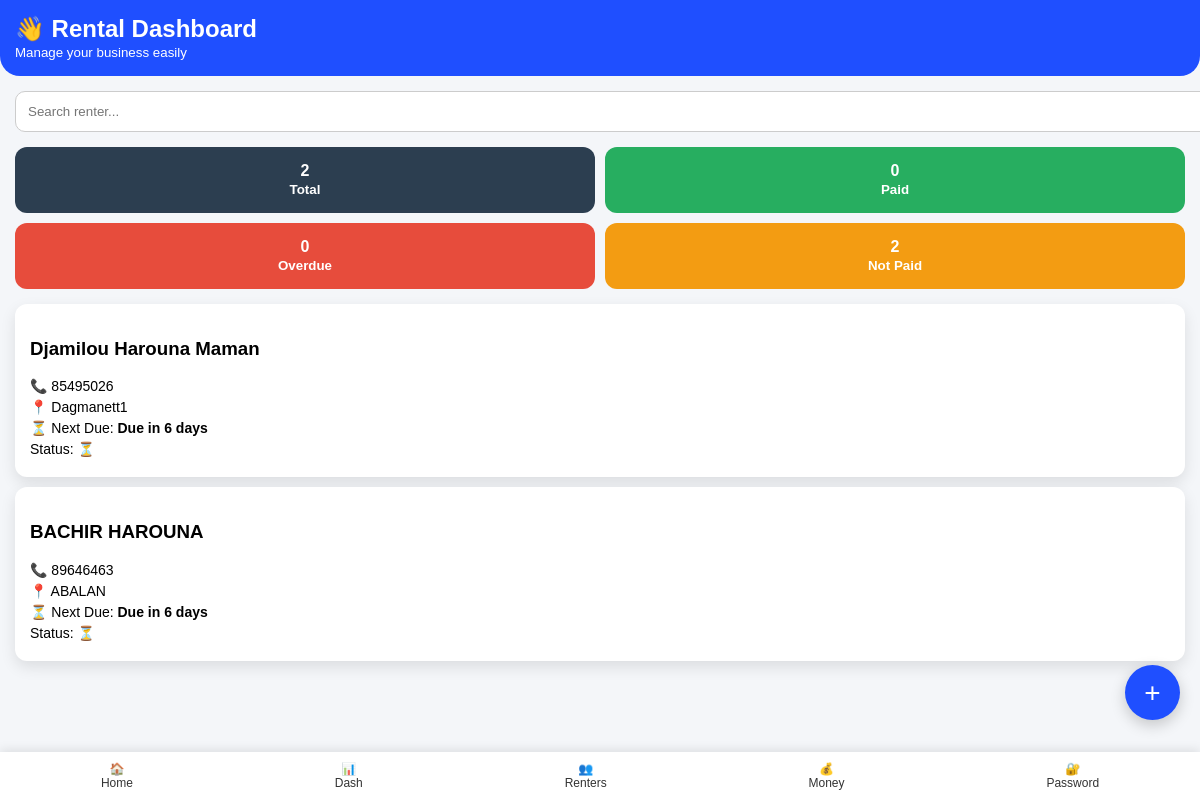
The page /dashboard (signed in) on the database as committed earlier.
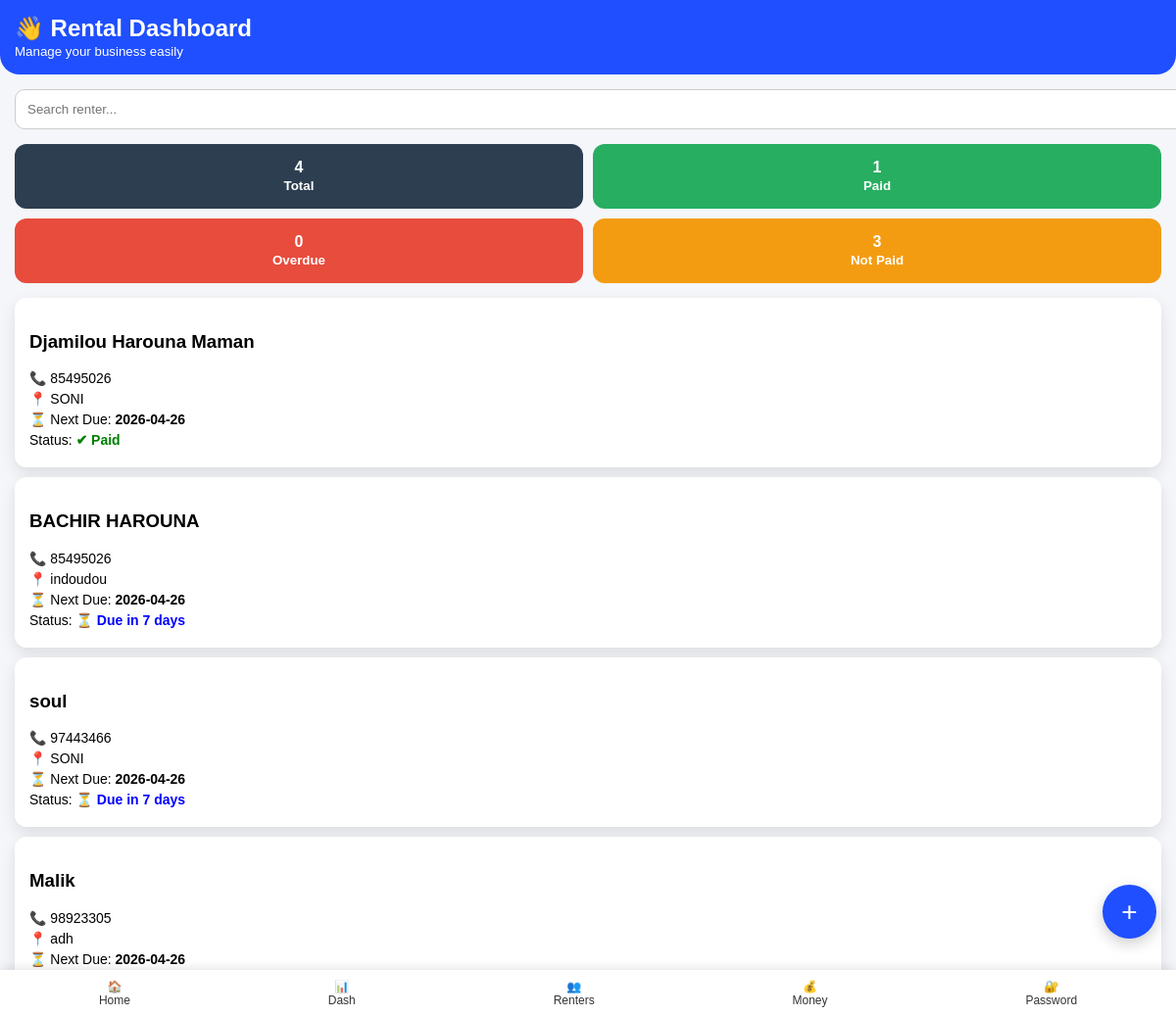
The same page on the database as committed later.
### tables this page shows
CREATE TABLE renters (
            id INTEGER PRIMARY KEY AUTOINCREMENT,
            name TEXT,
            phone TEXT,
            address TEXT,
            barrow TEXT,
            start_date TEXT,
            due_date TEXT,
            paid TEXT,
            last_payment_date TEXT   
        );

### app.py (the view, shortened to what this page needs)
@app.route("/dashboard")
def dashboard():
    if "user" not in session:
        return redirect("/login")
    search = request.args.get("search")
    filter_status = request.args.get("filter")
    conn = sqlite3.connect("database.db")
    c = conn.cursor()
    if search:
        c.execute("""
            SELECT * FROM renters
            WHERE name LIKE ? OR phone LIKE ? OR address LIKE ?
        """, (f"%{search}%", f"%{search}%", f"%{search}%"))
    else:
        c.execute("SELECT * FROM renters")
    renters = c.fetchall()
    conn.close()
    updated_renters = []
    today = datetime.now().date()
    paid_count = 0
    overdue_count = 0
    not_paid_count = 0
    for r in renters:
        start_date = datetime.strptime(r[5], "%Y-%m-%d").date()
        days_passed = (today - start_date).days
        weeks_passed = days_passed // 7
        current_due = start_date + timedelta(days=(weeks_passed + 1) * 7)
        conn = sqlite3.connect("database.db")
        c = conn.cursor()
        c.execute("""
            SELECT payment_date FROM payments
            WHERE renter_id=?
            ORDER BY payment_date DESC LIMIT 1
        """, (r[0],))
        last = c.fetchone()
        conn.close()
        last_payment_date = None
        if last:
            last_payment_date = datetime.strptime(last[0], "%Y-%m-%d").date()
        cycle_start = current_due - timedelta(days=7)
        if last_payment_date and cycle_start <= last_payment_date <= current_due:
            status = "Paid"
            paid_count += 1
        elif today > current_due:
            status = f"LATE by {(today - current_due).days} days"
            overdue_count += 1
        elif today == current_due:
            status = "DUE TODAY"
            not_paid_count += 1
        else:
            status = f"Due in {(current_due - today).days} days"
            not_paid_count += 1
        updated_renters.append(r + (current_due.strftime("%Y-%m-%d"), status))
    return render_template(
        "index.html",
        renters=updated_renters,
        total=len(renters),
        paid=paid_count,
        overdue=overdue_count,
        not_paid=not_paid_count
    )

### templates/index.html (shortened to what this page needs)
<!DOCTYPE html>
<html>
<head>
</head>
<body>
<div class="header">
    <h2 style="margin:0;">👋 Rental Dashboard</h2>
    <small>Manage your business easily</small>
</div>
<form method="GET" action="/dashboard" class="search">
    <input type="text" name="search" placeholder="Search renter...">
</form>
<div class="stats">
    <a href="/dashboard" style="text-decoration:none;">
        <div class="card-stat total">
            <div>{{ total }}</div>
            <small>Total</small>
        </div>
    </a>
    <a href="/dashboard?filter=paid" style="text-decoration:none;">
        <div class="card-stat paid-bg">
            <div>{{ paid }}</div>
            <small>Paid</small>
        </div>
    </a>
    <a href="/dashboard?filter=overdue" style="text-decoration:none;">
        <div class="card-stat overdue-bg">
            <div>{{ overdue }}</div>
            <small>Overdue</small>
        </div>
    </a>
    <a href="/dashboard?filter=notpaid" style="text-decoration:none;">
        <div class="card-stat notpaid">
            <div>{{ not_paid }}</div>
            <small>Not Paid</small>
        </div>
    </a>
</div>
{% for r in renters %}
<div class="card">
    <h3>{{ r[1] }}</h3>
    <div class="info">📞 {{ r[2] }}</div>
    <div class="info">📍 {{ r[3] }}</div>
    <div class="info">
        ⏳ Next Due: <strong>{{ r[9] }}</strong>
    </div>
    <div class="info">
        Status:
        {% if "Paid" in r[10] %}
            <span style="color:green; font-weight:bold;">✔ Paid</span>
        {% elif "LATE" in r[10] %}
            <span style="color:red; font-weight:bold;">❌ {{ r[10] }}</span>
        {% elif "DUE TODAY" in r[10] %}
            <span style="color:orange; font-weight:bold;">⚠ Due Today</span>
        {% else %}
            <span style="color:blue; font-weight:bold;">⏳ {{ r[10] }}</span>
        {% endif %}
    </div>
</div>
{% endfor %}
<a href="/add" class="add-btn">+</a>
<div class="bottom-nav">
    <a href="/home">🏠<br>Home</a>
    <a href="/dashboard">📊<br>Dash</a>
    <a href="/renters">👥<br>Renters</a>
    <a href="/money">💰<br>Money</a>
    <a href="/verify-user">🔐<br>Password</a>
</div>
</body>
</html>

### templates/index.html (style rules this page uses)
body { margin: 0; font-family: Arial; background: #f4f6f9; }
.header { background: #1f4fff; color: white; padding: 15px; border-bottom-left-radius: 20px; border-bottom-right-radius: 20px; }
.search { margin: 15px; }
.search input { width: 100%; padding: 12px; border-radius: 10px; border: 1px solid #ccc; }
.stats { display: grid; grid-template-columns: repeat(2, 1fr); gap: 10px; margin: 15px; }
.card-stat { padding: 15px; border-radius: 12px; color: white; text-align: center; font-weight: bold; }
.total { background: #2c3e50; }
.paid-bg { background: #27ae60; }
.overdue-bg { background: #e74c3c; }
.notpaid { background: #f39c12; }
.card { background: white; margin: 10px 15px; padding: 15px; border-radius: 12px; box-shadow: 0 6px 15px rgba(0,0,0,0.1); }
.info { font-size: 14px; margin: 5px 0; }
.add-btn { position: fixed; bottom: 80px; right: 20px; background: #1f4fff; color: white; width: 55px; height: 55px; border-radius: 50%; text-align: center; line-height: 55px; font-size: 28px; text-decoration: none; box-shadow: 0 5px 15px rgba(0,0,0,0.2); }
.bottom-nav { position: fixed; bottom: 0; left: 0; right: 0; background: white; display: flex; justify-content: space-around; padding: 10px 0; box-shadow: 0 -2px 10px rgba(0,0,0,0.1); font-size: 12px; }
.bottom-nav a { text-decoration: none; color: #333; text-align: center; }

Rows that differ between the two databases and show on the page:
changed renters "Djamilou Harouna Maman": address "Dagmanett1" → "SONI"; due_date "Due in 6 days" → "2026-04-26"; text "⏳" → "✔ Paid"
changed renters "BACHIR HAROUNA": phone "89646463" → "85495026"; address "ABALAN" → "indoudou"; due_date "Due in 6 days" → "2026-04-26"; r (not shown) → "Due in 7 days"
added renters: name "soul", phone "97443466", address "SONI", due_date "2026-04-26", r "Due in 7 days"
added renters: name "Malik", phone "98923305", address "adh", due_date "2026-04-26"
Other text that changed with them:
{{ total }}: "2" → "4"
{{ paid }}: "0" → "1"
{{ not_paid }}: "2" → "3"
